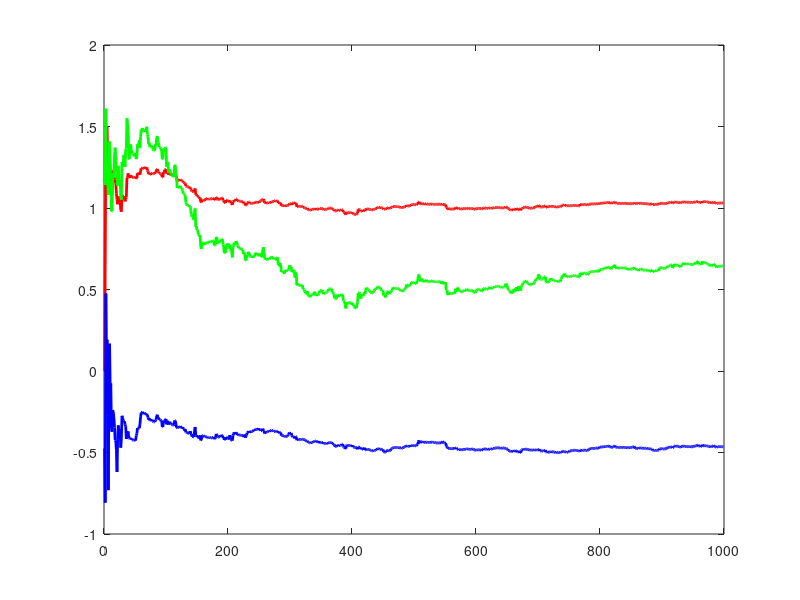

The MATLAB script that drew this image: (Note: this script raises an error after producing the figure.)
% Parameters
N = 1000;

a_desired = 1; 
b_desired = 0.5;
c_desired = -0.5;

u = ones(N, 1);
y = zeros(N, 1);
E = load("e.mat");
e = E(1).e;

for t = 2:N
    u(t) = -0.32 * y(t-1);
    y(t) = -a_desired * y(t-1) + b_desired * u(t-1) + c_desired * e(t-1) + e(t);
end

theta_hat = zeros(3, 1); % [a, b, c]
P = 100 * eye(3);
phi = zeros(3, 1);

theta_store = zeros(3, N);
for t = 2:N
    phi = [-y(t-1); u(t-1); e(t-1)];
    error = y(t) - phi' * theta_hat;
    P = P - (P*phi*phi'*P)/(1 + phi'*P*phi);
    K = P*phi;
    theta_hat = theta_hat + K * error;
    theta_store(:, t) = theta_hat;
end

figure;
plot(theta_store(1, 2:N), 'r', 'LineWidth', 2);
hold on;
plot(theta_store(2, 2:N), 'g', 'LineWidth', 2);
plot(theta_store(3, 2:N), 'b', 'LineWidth', 2);
yline(a_desired, '--r', 'Desired a');
yline(b_desired, '--g', 'Desired b');
yline(c_desired, '--b', 'Desired c');
xlabel('Sample');
legend('a estimate', 'b estimate', 'c estimate', 'Location', 'Southeast');
title('RLS Algorithm with 0.32*y feedback');
grid on;
f = gcf;
exportgraphics(f,'Y_0_32.png');

